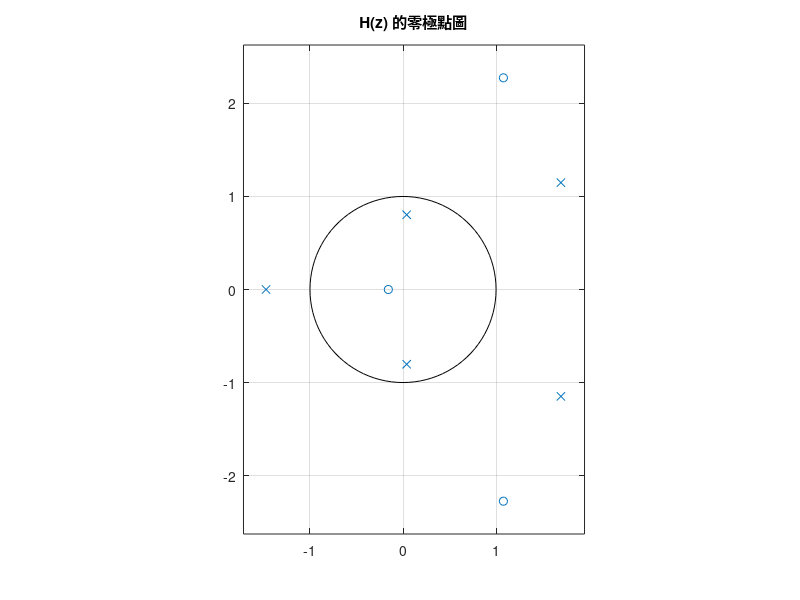

Here is the MATLAB script that generated this plot:
num = [0 0 1 -2 6 1];
den = [1 -2 0 5 -1 4]; 

poles_val = roots(den);

disp('系統極點為：'); disp(poles_val);
disp('極點模值 (Magnitude) 為：'); disp(abs(poles_val));

if all(abs(poles_val) < 1)
    disp('結論：所有極點都在單位圓內，系統穩定 (Stable)。');
else
    disp('結論：有極點位於單位圓外或圓上，系統不穩定 (Unstable)。');
end

figure;
zplane(num, den);
title('H(z) 的零極點圖');
